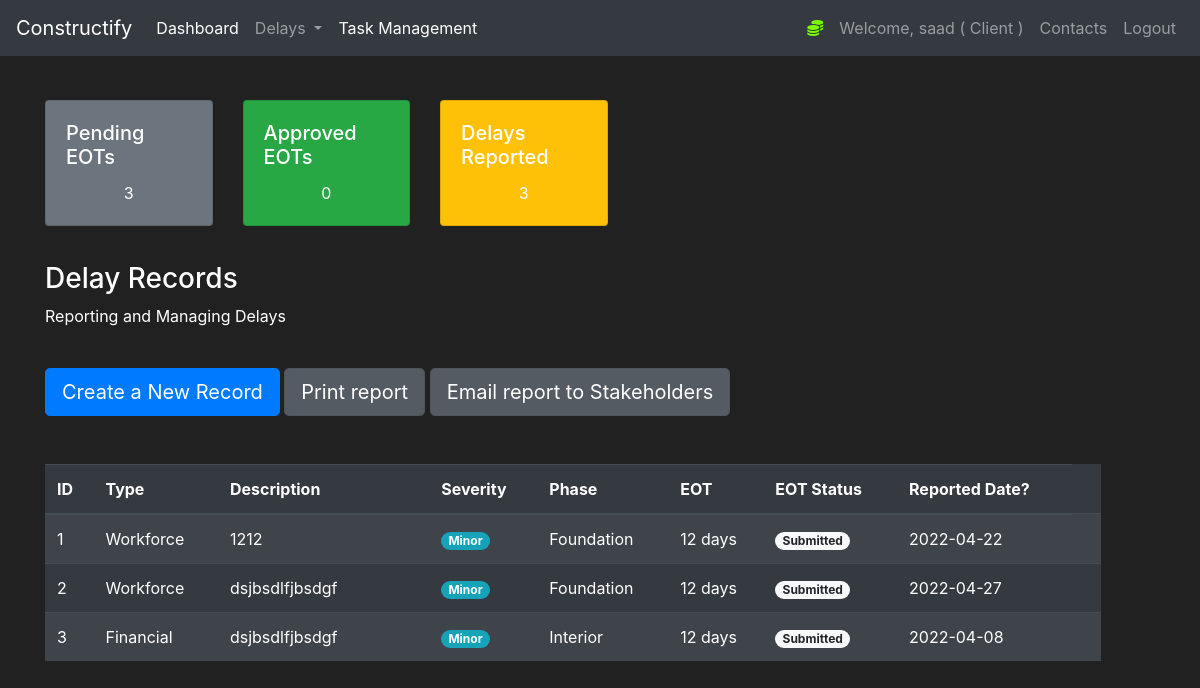
The app's page /delays (signed in), older data.
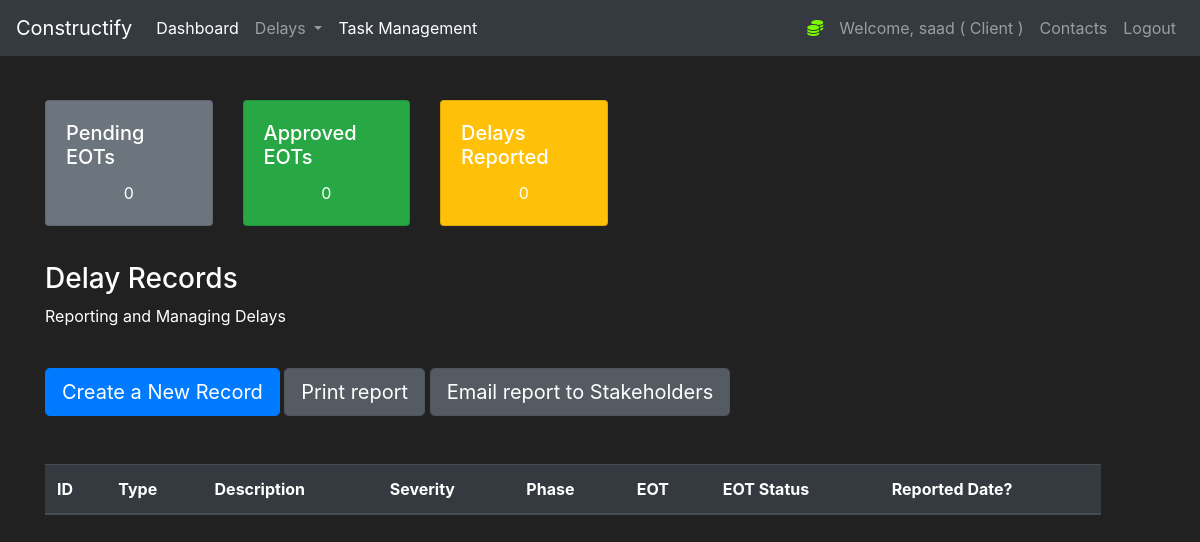
The same page, newer data.
### construct/models.py (models this page shows)
class Delay(db.Model):
    id = db.Column(db.Integer(), nullable=False, primary_key=True)
    type = db.Column(db.String(length=30), nullable=False)
    description = db.Column(db.String(length=30), nullable=False)
    severity = db.Column(db.String(length=30), nullable=False)
    phase = db.Column(db.String(length=30), nullable=False)
    delayed_days = db.Column(db.Integer(), nullable=True)
    date = db.Column(db.String(length=30), nullable=False)
    status = db.Column(db.String(length=30), nullable=True, default="Submitted")

### construct/routes.py (the view, shortened to what this page needs)
@app.route("/delays", methods=['GET', 'POST'])
@login_required
def delaypage():
    pending_delays= Delay.query.filter(Delay.status == "Submitted").count()
    approved_delays= Delay.query.filter(Delay.status == "Approved").count()
    delay_count = pending_delays+approved_delays
    delayForm = DelayForm()
    delays = Delay.query.all()
    gannt_data = delays
    if request.method == "GET":
        return render_template('delays.html', delays=delays, delayForm=delayForm, pending_delays=pending_delays, approved_delays=approved_delays, delay_count=delay_count, gannt_data=gannt_data)

### construct/models.py (called while the page is built)
@login_manager.user_loader
def load_user(user_id):
    return User.query.get(int(user_id))

### construct/templates/delays.html (shortened to what this page needs)
{% extends 'base.html' %}
{% block content%}
<div class="row" style="margin-top:20px;margin-left:30px">
    <div class="col-2">
        <div class="card text-white bg-secondary mb-3" style="max-width: 18rem;">
            <div class="card-body">
                <h5 class="card-title">Pending EOTs</h5>
                <p class="card-text" style="text-align:center;">{{pending_delays}}</p>
            </div>
        </div>
    </div>
    <div class="col-2">
        <div class="card text-white bg-success mb-3" style="max-width: 18rem;">
            <div class="card-body">
                <h5 class="card-title">Approved EOTs</h5>
                <p class="card-text" style="text-align:center;">{{approved_delays}}</p>
            </div>
        </div>
    </div>
    <div class="col-2">
        <div class="card text-white bg-warning  mb-3" style="max-width: 18rem;">
            <div class="card-body">
                <h5 class="card-title">Delays Reported</h5>
                <p class="card-text" style="text-align:center;">{{delay_count}}</p>
            </div>
        </div>
    </div>
</div>
<div class="row" style="margin-top:20px;margin-left:30px">
    <div class="col-11">
        <h3>Delay Records</h3>
        <p>Reporting and Managing Delays</p>
        <br>
        <button type="button" class="btn btn-primary btn-lg" data-toggle="modal" data-target="#exampleModal"
            data-whatever="@mdo">Create a New Record</button>
            <a href="{{url_for('PDFPage')}}" class="btn btn-secondary btn-lg active" role="button" aria-pressed="false" target="_blank">Print report</a>
            <a href="{{url_for('PDFPageEmail')}}" class="btn btn-secondary btn-lg active" role="button" aria-pressed="false" target="_blank">Email report to Stakeholders</a>
        <br><br><br>
        <table id="dtBasicExample" class="table table-striped table-dark" cellspacing="0" width="100%">
            <thead>
                <tr>
                    <th scope="col">ID</th>
                    <th scope="col">Type</th>
                    <th scope="col">Description</th>
                    <th scope="col">Severity</th>
                    <th scope="col">Phase</th>
                    <th scope="col">EOT</th>
                    <th scope="col">EOT Status</th>
                    <th scope="col">Reported Date?</th>
                </tr>
            </thead>
            <tbody>
                {% for delay in delays %}
                <tr>
                    <td>{{delay.id}}</td>
                    <td>{{delay.type}}</td>
                    <td width="20%">{{delay.description}}</td>
                    {% if 'Minor' in delay.severity %}
                    <td><span class="badge badge-pill badge-info">{{delay.severity}}</span></td>
                    {% endif %}
                    <td>{{delay.phase}}</td>
                    <td width="9%">{{delay.delayed_days}} days</td>
                    {% if 'Submitted' in delay.status %}
                    <td><span class="badge badge-pill badge-light">{{delay.status}}</span></td>
                    {% endif %}
                    <td>{{delay.date}}</td>
                    <td>
                              </div>
                {% endfor %}
            </tbody>
        </table>
    </div>
</div>
</div>
{% endblock %}

Row changes from the older to the newer data that the page shows:
removed Delay: id "1", type "Workforce", description "1212", severity "Minor", phase "Foundation", delayed_days "12", status "Submitted", date "2022-04-22"
removed Delay: id "2", type "Workforce", description "dsjbsdlfjbsdgf", severity "Minor", phase "Foundation", delayed_days "12", status "Submitted", date "2022-04-27"
removed Delay: id "3", type "Financial", description "dsjbsdlfjbsdgf", severity "Minor", phase "Interior", delayed_days "12", status "Submitted", date "2022-04-08"
Text that changed along with them:
{{ pending_delays }}: "3" → "0"
{{ delay_count }}: "3" → "0"
